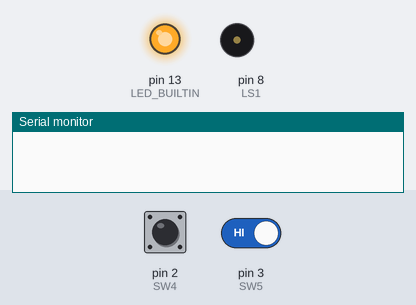
A sketch run on a simulated Arduino Nano, built with avr-gcc and run on an emulated ATmega328P. Parts: output pins drawn as LEDs (lit = HIGH), buzzer (waves = sounding), the last lines printed to the serial monitor. The test bench sets the inputs (shaded band); at power-on: pin 3 (SW5) HIGH, pin 2 (SW4) HIGH.

Above: at 0.1 s.
At 3.2 s:
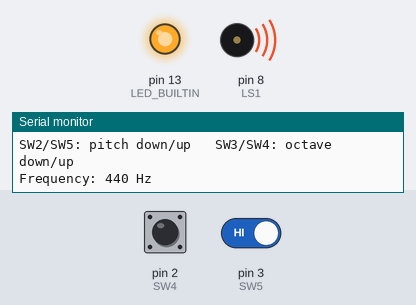
3.3 s: pin 3 (SW5) driven LOW
At 3.9 s:
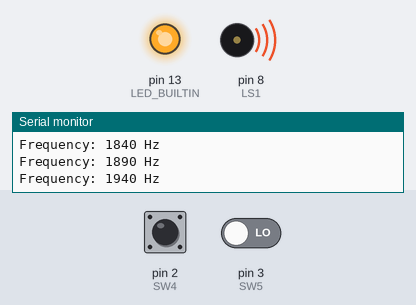
6.3 s: pin 2 (SW4) pulled LOW for 0.15 s
Timing chart, 0 to 9.3 s (numbered marks = the images above; inputs shaded):
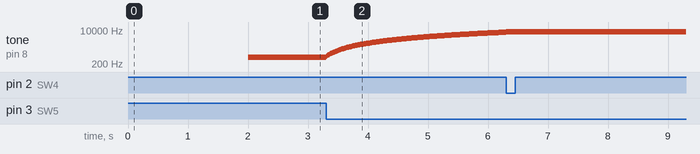

Measured:
- after the input at 3.3 s, tone on pin 8 (LS1): plays 490 Hz for 0.02 s, 540 Hz for 0.02 s, 590 Hz for 0.02 s, 640 Hz for 0.02 s, 690 Hz for 0.02 s, 740 Hz for 0.02 s … (147 notes in this stretch), starting at once

The sketch:

B10_Sound_Player_Project.ino
```cpp
/* ================================================================================
Project: Sound Player [B10_Sound_Player_Project]
Version: 1.2
Updated: September 14, 2026

Platform: mirobo.tech BEAPER Nano circuit (any configuration)
Requires: BEAPERNano.h header file

Before starting this project, re-read GE 1 and GE 3 from
Activity 10: Analog Output.

This project controls the BEAPER Nano's piezo speaker using
Arduino's tone() function. Frequency (pitch) is fully controllable
with SW2 and SW5. Arduino's tone() always produces a 50% duty cycle
square wave - timbre control is not available through tone(). See
EA4 if you are interested in how timbre could be explored using
direct hardware timer access.

Controls:
  SW2 - decrease frequency (lower pitch)
  SW5 - increase frequency (higher pitch)
  SW3 - shift down one octave (halve frequency)
  SW4 - shift up one octave (double frequency)
================================================================================*/
// IMPORTANT: Make sure that BEAPERNano.h is accessible as a tab in this project.
#include "BEAPERNano.h"   // Define BEAPER Nano I/O devices

// ---- Program Constants ----------------
const int FREQ_MIN   = 100;           // Minimum frequency (Hz)
const int FREQ_MAX   = 8000;          // Maximum frequency (Hz)
const int FREQ_STEP  = 50;            // Frequency change per loop iteration
const int NOTE_GAP   = 30;            // Silent gap between notes (ms)

// ---- Program Variables ----------------
int frequency = 440;                  // Current frequency in Hz (A4 = 440 Hz)


// ---- Program Functions ----------------

void set_tone(int freq)
{
    // Play the piezo speaker at the given frequency.
    // Clamps the frequency to the valid range before applying.
    // NOTE: Arduino's tone() always uses a 50% duty cycle square wave.
    if (freq < FREQ_MIN) freq = FREQ_MIN;
    if (freq > FREQ_MAX) freq = FREQ_MAX;
    frequency = freq;
    tone(LS1, frequency);
}

void beep(int freq, int duration_ms)
{
    // Play a tone at the given frequency for duration_ms milliseconds,
    // then silence the speaker.
    // TODO: call set_tone() to start the tone at freq
    // TODO: use delay() to wait for duration_ms
    // TODO: call noTone(LS1) to silence the speaker
    // TODO: add a NOTE_GAP silent pause after the note
}


void setup()
{
    // Configure Arduino Nano ESP32 status LED as output
    pinMode(LED_BUILTIN, OUTPUT);
    digitalWrite(LED_BUILTIN, HIGH);  // Status LED on

    // Configure BEAPER Nano pushbuttons as inputs
    pinMode(SW2, INPUT_PULLUP);
    pinMode(SW3, INPUT_PULLUP);
    pinMode(SW4, INPUT_PULLUP);
    pinMode(SW5, INPUT_PULLUP);

    Serial.begin(9600);
    delay(2000);                       // Give Serial Monitor time to
                                        // connect, without blocking
                                        // forever if it's never opened

    Serial.println("Sound Player");
    Serial.println("SW2/SW5: pitch down/up   SW3/SW4: octave down/up");

    // Start with the speaker playing at the initial frequency
    set_tone(frequency);
    Serial.print("Frequency: "); Serial.print(frequency); Serial.println(" Hz");
}

void loop()
{
    bool changed = false;

    if (digitalRead(SW2) == LOW)
    {
        set_tone(frequency - FREQ_STEP);
        changed = true;
    }
    else if (digitalRead(SW5) == LOW)
    {
        set_tone(frequency + FREQ_STEP);
        changed = true;
    }

    if (digitalRead(SW3) == LOW)
    {
        set_tone(frequency / 2);      // Shift down one octave (halve frequency)
        changed = true;
        delay(200);                   // Debounce octave shift
    }
    else if (digitalRead(SW4) == LOW)
    {
        set_tone(frequency * 2);      // Shift up one octave (double frequency)
        changed = true;
        delay(200);                   // Debounce octave shift
    }

    if (changed)
    {
        Serial.print("Frequency: "); Serial.print(frequency); Serial.println(" Hz");
    }

    delay(20);
}


/* ================================================================================
Extension Activities
================================================================================

--------------------------------------------------------------------------------
EA 1 - Implement beep() and a startup chime
--------------------------------------------------------------------------------

Implement the 'beep()' function and use it to play a startup
chime when the program begins - three rising tones of decreasing
duration, for example. Call 'beep()' from setup() after
Serial.println() so the chime plays once on startup, then the
interactive controls take over.

After the chime, does the speaker resume at the correct
frequency? What do you need to call after 'beep()' to restore
the continuous tone?

--------------------------------------------------------------------------------
EA 2 - Playing a melody
--------------------------------------------------------------------------------

A melody can be stored as a two-dimensional array of
{frequency, duration_ms} pairs. Here is a short example using
the first four notes of 'Ode to Joy':

Example code:

const int melody[][2] = {
  { 659, 400 },   // E5
  { 659, 400 },   // E5
  { 698, 400 },   // F5
  { 784, 400 },   // G5
};
const int MELODY_LENGTH = sizeof(melody) / sizeof(melody[0]);

Play the melody using 'beep()' in a for loop, with a short
gap between notes:

Example code:

for (int i = 0; i < MELODY_LENGTH; i++)
{
  beep(melody[i][0], melody[i][1]);
}

Extend the melody with more notes, or create your own. Change
the gap value inside 'beep()' and observe how it affects the
feel of the music.

--------------------------------------------------------------------------------
EA 3 - Silence mode
--------------------------------------------------------------------------------

Add a silence mode toggled by pressing SW2 and SW5 at the same
time. When silent, 'noTone(LS1)' stops the tone without changing
'frequency'. Pressing either button alone while silent resumes
the tone at the stored frequency. How will you detect that two
buttons are pressed simultaneously?

--------------------------------------------------------------------------------
EA 4 - Duty cycle and the LEDC peripheral
--------------------------------------------------------------------------------

Arduino's tone() function always produces a 50% duty cycle
square wave - the signal spends equal time HIGH and LOW on every
cycle. Changing the duty cycle is not possible through
'analogWrite()' on the speaker pin, because 'analogWrite()'
changes the duty cycle but not the frequency, and 'tone()'
takes control of the timer and ignores 'analogWrite()'.

The Arduino Nano ESP32's hardware has a dedicated LEDC (LED
Control) peripheral that can set both frequency and duty cycle
independently. Research 'ledcAttach()', 'ledcWriteTone()', and
'ledcWrite()' in the ESP32 Arduino documentation. How would you
use these functions to produce the same pitch at different duty
cycles? What timbre change do you hear when the duty cycle
is very low (say, 5% of 255)?

*/
```

BEAPERNano.h
```cpp
/* =============================================================================
BEAPER Nano board header file [BEAPERNano.h]
Version: 1.2
Updated: September 5, 2026

Board header file for the mirobo.tech BEAPER Nano circuit.

This header defines Arduino Nano ESP32's GPIO pins for BEAPER Nano's
on-board circuits and devices, and provides simple helper functions to
enable beginners to focus on learning programming concepts more quickly.
(A similar MicroPython board module is also available for BEAPER Nano.)

Before getting started with it you should know:
- nothing here is hidden, or **magic**, or requires special libraries
- the functions are just normal Arduino C code to help you start learning
- you're encouraged to modify the code to make it work better for you!

BEAPER Nano hardware notes:
- Button switches use internal pull-up resistors (pressed == LOW)
- LEDs and motor driver inputs share I/O pins
- Headers H1-H4 and H5-H8 share I/O pins (so much I/O, too few pins!)
- Analog jumpers on BEAPER Nano must be set to connect sensors to pins:
  - Enviro. position selects sensors Q4, U4, and pots RV1 and RV2
  - Robot position selects floor/line phototransistors Q1, Q2, Q3,
    and voltage divider resistor circuit (VDIV)
==============================================================================*/

#ifndef BEAPERNANO_H
#define BEAPERNANO_H

// -----------------------------------------------------------------------------
// Arduino Nano ESP32 Module LEDs
// -----------------------------------------------------------------------------
// Arduino Nano ESP32 LEDs are pre-defined in the Arduino ESP32 boards package.
// Setup each LED using the names listed below:

// LED_BUILTIN (D13)      // On-board LED (shared as SPI SCK pin)
// LED_BLUE               // RGB LED blue element (active-LOW)
// LED_GREEN              // RGB LED green element (active-LOW)
// LED_RED                // RGB LED red element (active-LOW)


// -----------------------------------------------------------------------------
// BEAPER Nano LEDs
// -----------------------------------------------------------------------------
// IMPORTANT: LED pins are shared with the motor controller. Using the LEDs
// while the motors are active will affect motor behavior!

const uint8_t LED2 = 4;   // M1A
const uint8_t LED3 = 5;   // M1B
const uint8_t LED4 = 6;   // M2A
const uint8_t LED5 = 7;   // M2B

const uint8_t LEDS[] = {LED2, LED3, LED4, LED5};  // Array of all LED pins
const uint8_t NUM_LEDS = 4;

inline void leds_on()
{
    digitalWrite(LED2, HIGH);
    digitalWrite(LED3, HIGH);
    digitalWrite(LED4, HIGH);
    digitalWrite(LED5, HIGH);
}

inline void leds_off()
{
    digitalWrite(LED2, LOW);
    digitalWrite(LED3, LOW);
    digitalWrite(LED4, LOW);
    digitalWrite(LED5, LOW);
}


// -----------------------------------------------------------------------------
// BEAPER Nano Pushbutton Switches
// -----------------------------------------------------------------------------
// All pushbutton switches use internal pull-up resistors (active-LOW)

const uint8_t SW2 = 0;
const uint8_t SW3 = 1;
const uint8_t SW4 = 2;
const uint8_t SW5 = 3;

const uint8_t SWITCHES[] = {SW2, SW3, SW4, SW5};  // Array of all switch pins
const uint8_t NUM_SWITCHES = 4;


// -----------------------------------------------------------------------------
// BEAPER Nano Motor Controller
// -----------------------------------------------------------------------------
// IMPORTANT: The motor controller is connected to the LED pins. Using the LEDs
// while the motors are actvie will affect motor behaviour!

const uint8_t M1A = 4;    // Left motor terminal A
const uint8_t M1B = 5;    // Left motor terminal B
const uint8_t M2A = 6;    // Right motor terminal A
const uint8_t M2B = 7;    // Right motor terminal B

// Motor helper functions
// Call pinMode() for all motor pins in setup() before using these
// functions. Motor pins share I/O with LED pins, so a single set
// of pinMode() calls covers both LEDs and motors.
//
// Suggested setup() pinMode calls:
//   pinMode(LED2, OUTPUT);   // LED2 / M1A
//   pinMode(LED3, OUTPUT);   // LED3 / M1B
//   pinMode(LED4, OUTPUT);   // LED4 / M2A
//   pinMode(LED5, OUTPUT);   // LED5 / M2B

inline void motors_stop()
{
    digitalWrite(M1A, LOW);
    digitalWrite(M1B, LOW);
    digitalWrite(M2A, LOW);
    digitalWrite(M2B, LOW);
}

inline void left_motor_forward()
{
    digitalWrite(M1A, HIGH);
    digitalWrite(M1B, LOW);
}

inline void left_motor_reverse()
{
    digitalWrite(M1A, LOW);
    digitalWrite(M1B, HIGH);
}

inline void left_motor_stop()
{
    digitalWrite(M1A, LOW);
    digitalWrite(M1B, LOW);
}

inline void right_motor_forward()
{
    digitalWrite(M2A, LOW);
    digitalWrite(M2B, HIGH);  // Opposite of left_motor_forward()
}

inline void right_motor_reverse()
{
    digitalWrite(M2A, HIGH);  // Opposite of left_motor_reverse()
    digitalWrite(M2B, LOW);
}

inline void right_motor_stop()
{
    digitalWrite(M2A, LOW);
    digitalWrite(M2B, LOW);
}


// -----------------------------------------------------------------------------
// BEAPER Nano Piezo Speaker
// -----------------------------------------------------------------------------

const uint8_t LS1 = 8;    // BEAPER Nano Piezo speaker LS1

inline void beep()
{
    tone(LS1, 1000, 100); // Play a short beep
}


// -----------------------------------------------------------------------------
// BEAPER Nano Analog Inputs
// -----------------------------------------------------------------------------
// IMPORTANT: On-board analog jumpers must be set to select each input.

const uint8_t Q1 = A0;    // Left floor/line sensor phototransistor Q1 (JP1 - Robot)
const uint8_t Q4 = A0;    // Ambient light sensor Q4 (JP1 - Enviro.)
const uint8_t Q2 = A1;    // Left line sensor phototransistor Q2 (JP2 - Robot)
const uint8_t U4 = A1;    // Analog temperature sensor U4 (JP2 - Enviro.)
const uint8_t Q3 = A2;    // Right floor/line sensor phototransistor Q3 (JP3 - Robot)
const uint8_t RV1 = A2;   // Potentiometer RV1 (JP3 - Enviro.)
const uint8_t VDIV = A3;  // Resistor voltage divider (JP4 - Robot)
const uint8_t RV2 = A3;   // Potentiometer RV2 (JP4 - Enviro.)

// NOTE: Arduino Nano ESP32 defaults to 12-bit (0-4095) ADC resolution.
// ADC can be set to 10-bit (0-1023) using analogReadResolution(10) in setup()
// for compatibility with older Arduino software.

// Analog Helper Functions
// These analog helper functions return 16-bit (0-65535) values and require
// modification if analog resolution is changed. Use analogReadResolution(16)
// in setup() to return 16-bit ADC results for these helper functions
// regardless of physical ADC resolution.

inline int light_level() { return 65535 - analogRead(Q4); }   // Brighter -> higher values (JP1 - Enviro.)
inline int temp_level()  { return analogRead(U4); }           // Warmer -> higher values  (JP2 - Enviro.)
inline int RV1_level()   { return analogRead(RV1); }          // Clockwise -> higher values (JP3 - Enviro.)
inline int RV2_level()   { return analogRead(RV2); }          // Clockwise -> higher values (JP4 - Enviro.)
inline int Q1_level()    { return 65535 - analogRead(Q1); }   // Higher reflectivity -> higher values (JP1 - Robot)
inline int Q2_level()    { return 65535 - analogRead(Q2); }   // Higher reflectivity -> higher values (JP2 - Robot)
inline int Q3_level()    { return 65535 - analogRead(Q3); }   // Higher reflectivity -> higher values (JP3 - Robot)
inline int VDIV_level()  { return analogRead(VDIV); }         // Voltage divider tap (JP4 - Robot)
inline float VDIV_volts() { return analogRead(VDIV) * 20.5f / 65535.0f; }  // Battery voltage (JP4 - Robot)


// -----------------------------------------------------------------------------
// 3.3V I/O Expansion Header Pins
// -----------------------------------------------------------------------------
// NOTE: I/O headers H1-H4 are shared between analog, I2C, and 5V output headers
// H5-H8. Plan header I/O carefully!

const uint8_t H1 = A4;    // Header H1 (shared with I2C SDA and 5V output header H5)

const uint8_t H2 = A6;    // Header H2 (shared with SONAR TRIG and 5V output header H7)
const uint8_t TRIG = A6;  // Ultrasonic SONAR distance sensor TRIG(ger) output

const uint8_t H3 = A7;    // Header H3 (shared with SONAR ECHO and 5V output header H8)
const uint8_t ECHO = A7;  // Ultrasonic SONAR distance sensor ECHO input

const uint8_t H4 = A5;    // Header H4 (shared with I2C SCL and 5V output header H6)


// -----------------------------------------------------------------------------
// 5V Output Expansion Header Pins
// -----------------------------------------------------------------------------
// NOTE: H5-H8 are designed as servo outputs, and share I/O pins with 3.3V I/O
// headers H1-H4.

const uint8_t H5 = A4;    // H1
const uint8_t H6 = A5;    // H4
const uint8_t H7 = A6;    // H2
const uint8_t H8 = A7;    // H3


// -----------------------------------------------------------------------------
// SONAR Distance Sensor Functions
// -----------------------------------------------------------------------------

// Call sonar_setup() once in setup() to configure the SONAR pins.
inline void sonar_setup()
{
    pinMode(TRIG, OUTPUT);
    digitalWrite(TRIG, LOW);
    pinMode(ECHO, INPUT);
}

// sonar_range(max_range) - Returns the distance to the nearest
//     target within max_range in cm (defaults to 1m)
//
// Returns either:
//     distance (cm) - closest target within max_range
//     0             - no target detected within max_range
//     -1            - time-out waiting for ECHO to start
//     -2            - previous ECHO is still in progress

inline float sonar_range(int max_range = 100)
{
    // Return -2 if a previous ECHO pulse is still in progress
    if (digitalRead(ECHO) == HIGH)
        return -2;

    // Make a 10 us TRIG pulse to start a range measurement
    digitalWrite(TRIG, HIGH);
    delayMicroseconds(10);
    digitalWrite(TRIG, LOW);

    // Convert max_range plus 1cm margin to round trip time
    // in microseconds (~29us/cm one way)
    unsigned long max_us = (max_range + 1) * 58;

    // Wait up to 2500us for ECHO to go HIGH after TRIG.
    // (Necessary for 3.3V HC-SR04P/RCWL-9610A SONAR modules.)
    unsigned long start_us = micros();
    while (digitalRead(ECHO) == LOW)
    {
        if (micros() - start_us > 2500)
            return -1;      // ECHO did not start
    }

    // Measure ECHO pulse duration.
    start_us = micros();
    while (digitalRead(ECHO) == 1)
    {
        if (micros() - start_us > max_us)
        {
            return 0;       // No target within max_range
        }
    }

    // Convert ECHO duration to distance. (~29us/cm one way)
    return (micros() - start_us) / 58.0f;
}


// -----------------------------------------------------------------------------
// TFT LCD (SPI Interface) Pins
// -----------------------------------------------------------------------------
// NOTE: TFT LCD pins are only relevant when using the optional TFT LCD display.

const uint8_t TFT_DC = 9;   // TFT Data/Command pin
const uint8_t TFT_CS = 10;  // TFT CS pin
const uint8_t TFT_COPI = 11;
const uint8_t TFT_BL = 12;  // TFT backlight control (unused TFT CIPO pin)
const uint8_t TFT_SCK = 13; // (Shared with LED_BUILTIN)

#endif
```
